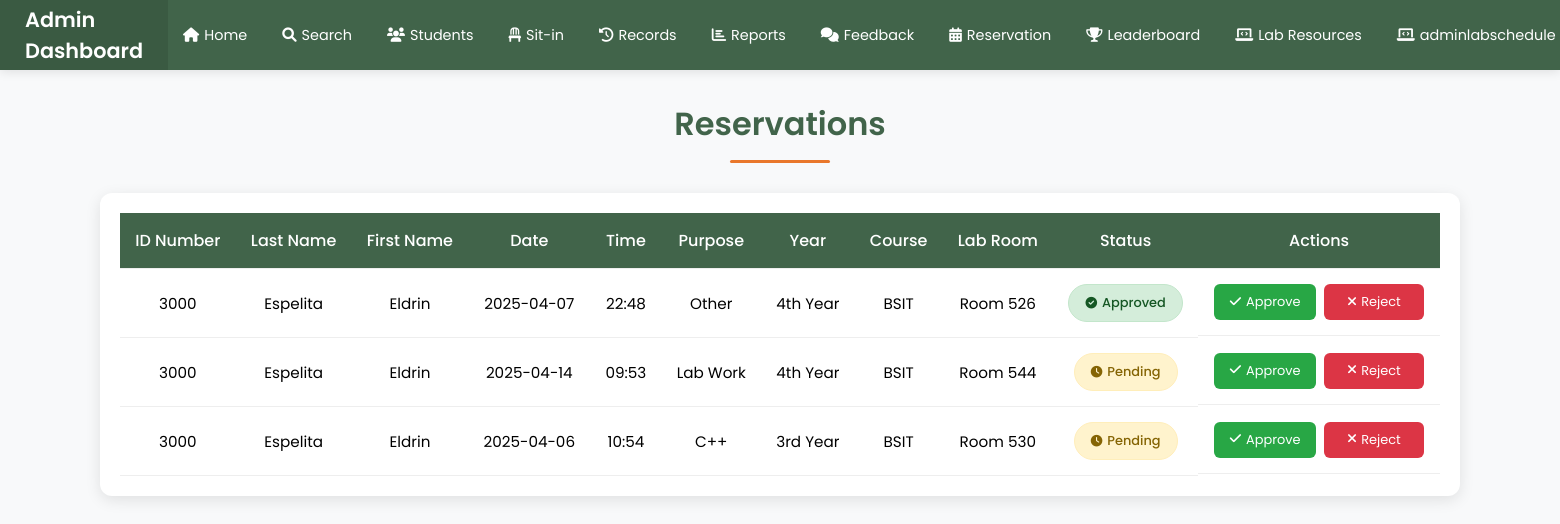
/reservation, run on an earlier commit of the app's database.
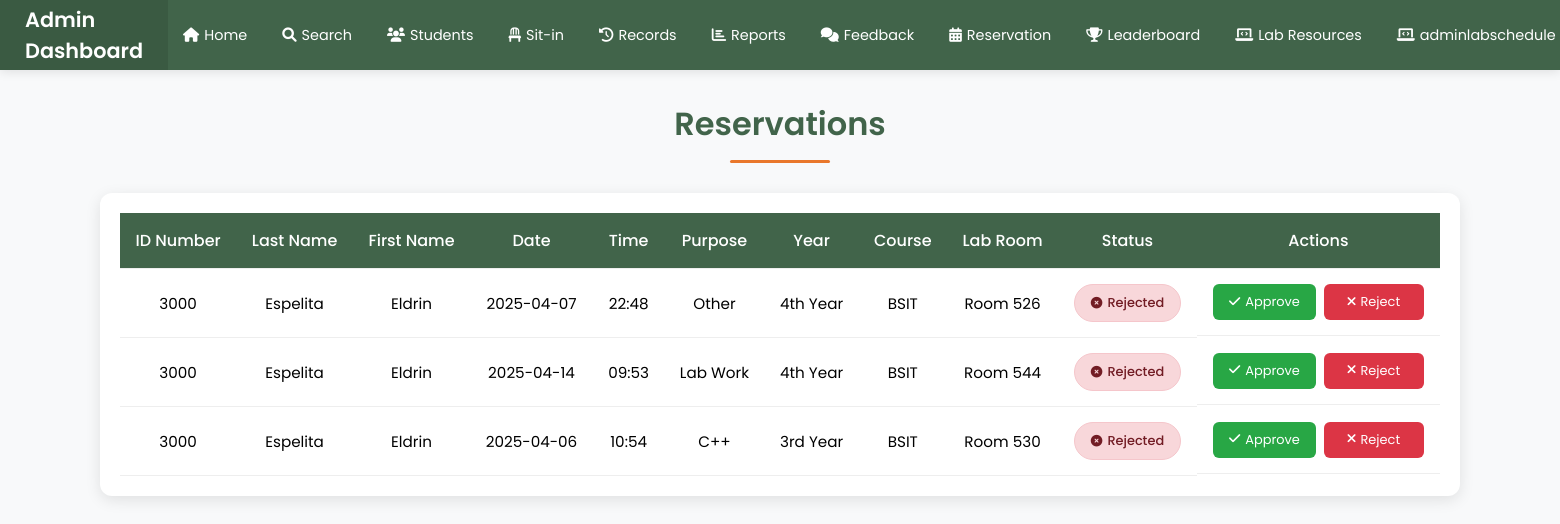
And on a later commit of the database.
### tables this page shows
CREATE TABLE reservation (
            id INTEGER PRIMARY KEY AUTOINCREMENT,
            user_id INTEGER NOT NULL,
            date TEXT NOT NULL,
            time TEXT NOT NULL,
            purpose TEXT NOT NULL,
            year TEXT NOT NULL,
            course TEXT NOT NULL,
            lab TEXT NOT NULL,
            name TEXT NOT NULL,
            id_number TEXT NOT NULL,
            status TEXT DEFAULT 'pending',
            FOREIGN KEY (user_id) REFERENCES users(id)
        );

### app.py (the view)
@app.route('/reservation')
def reservation():
    with sqlite3.connect('users.db') as conn:
        cursor = conn.cursor()
        cursor.execute("""
            SELECT r.id_number,
                   u.lastname || ' ' || u.firstname as full_name,
                   r.date, r.time, r.purpose, r.year, r.course, r.lab, r.status
            FROM reservation r
            JOIN users u ON r.id_number = u.idno
        """)
        reservations = cursor.fetchall()
    return render_template('adminreserve.html', reservations=reservations)

### templates/adminreserve.html (shortened to what the changed rows need)
<!DOCTYPE html>
<html lang="en">
<head>
    <link rel="stylesheet" href="https://cdnjs.cloudflare.com/ajax/libs/font-awesome/6.0.0/css/all.min.css">
</head>
<body>
    <div class="container">
        <h1 class="page-title">Reservations</h1>
        <div class="table-container">
            <table>
                <thead>
                    <tr>
                        <th>ID Number</th>
                        <th>Last Name</th>
                        <th>First Name</th>
                        <th>Date</th>
                        <th>Time</th>
                        <th>Purpose</th>
                        <th>Year</th>
                        <th>Course</th>
                        <th>Lab Room</th>
                        <th>Status</th>
                        <th>Actions</th>
                    </tr>
                </thead>
                <tbody>
                    {% for reservation in reservations %}
                    <tr>
                        <td>{{ reservation[0] }}</td>
                        <td>{{ reservation[1].split()[0] }}</td>
                        <td>{{ ' '.join(reservation[1].split()[1:]) }}</td>
                        <td>{{ reservation[2] }}</td>
                        <td>{{ reservation[3] }}</td>
                        <td>{{ reservation[4] }}</td>
                        <td>{{ reservation[5] }}</td>
                        <td>{{ reservation[6] }}</td>
                        <td>{{ reservation[7] }}</td>
                        <td>
                            <span class="badge {{ reservation[8] }}">
                                {% if reservation[8] == 'approved' %}
                                    <i class="fas fa-check-circle"></i>
                                {% elif reservation[8] == 'pending' %}
                                    <i class="fas fa-clock"></i>
                                {% else %}
                                    <i class="fas fa-times-circle"></i>
                                {% endif %}
                                {{ reservation[8] }}
                            </span>
                        </td>
                        <td class="actions">
                            <form action="{{ url_for('update_reservation', res_id=reservation[0], action='approve') }}" method="post" style="margin: 0;">
                                <button type="submit" class="approve-btn">
                                    <i class="fas fa-check"></i>
                                    Approve
                                </button>
                            </form>
                            <form action="{{ url_for('update_reservation', res_id=reservation[0], action='reject') }}" method="post" style="margin: 0;">
                                <button type="submit" class="reject-btn">
                                    <i class="fas fa-times"></i>
                                    Reject
                                </button>
                            </form>
                        </td>
                    </tr>
                    {% endfor %}
                </tbody>
            </table>
        </div>
    </div>
</body>
</html>

What changed in the data, as far as the page shows it:
changed reservation "Other": status "Approved" → "Rejected"
changed reservation "Lab Work": status "Pending" → "Rejected"
changed reservation "3rd Year": status "Pending" → "Rejected"
